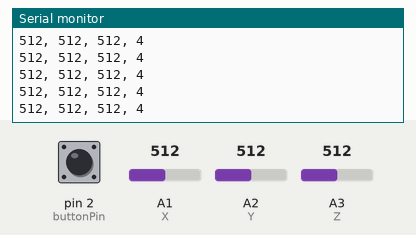
Simulated run of this sketch. Board: Arduino Uno, built with avr-gcc and run on an emulated ATmega328P. Parts: the last lines printed to the serial monitor. The test bench sets the inputs (shaded band); at power-on: A1 (X) = 512, A2 (Y) = 512, A3 (Z) = 512, pin 2 (buttonPin) HIGH. No radio packets arrive unless stated.

Above: at 1.2 s.
1.3 s: A1 (X) set to 490
At 1.34 s:
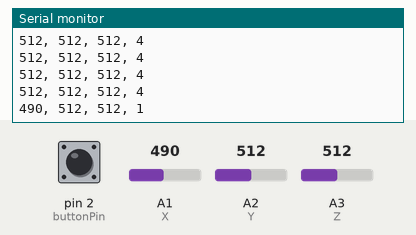
4.3 s: A2 (Y) set to 490
At 4.31 s:
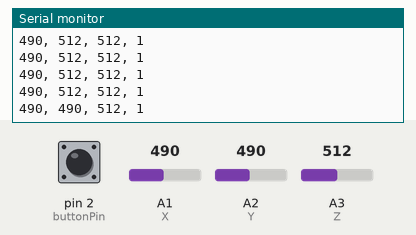
5.8 s: A3 (Z) set to 0
At 5.85 s:
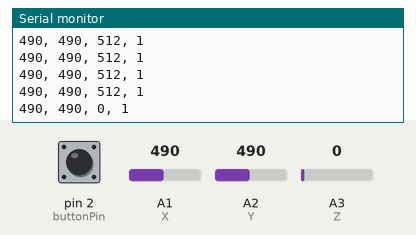
8.8 s: A1 (X) set to 510
At 8.82 s:
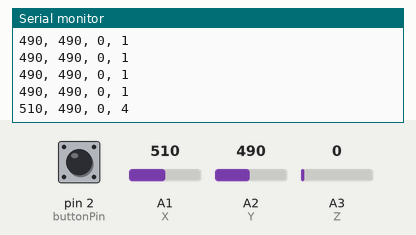
10.3 s: A3 (Z) set to 122
At 10.36 s:
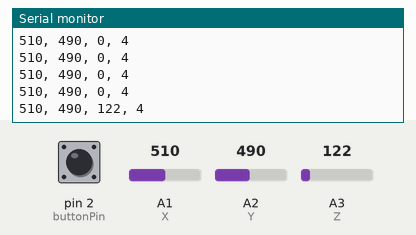
13.3 s: A2 (Y) set to 510
At 13.33 s:
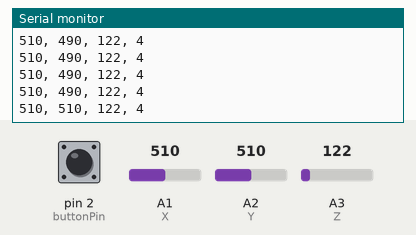
Timing chart, 0 to 15.8 s (numbered marks = the images above; inputs shaded):
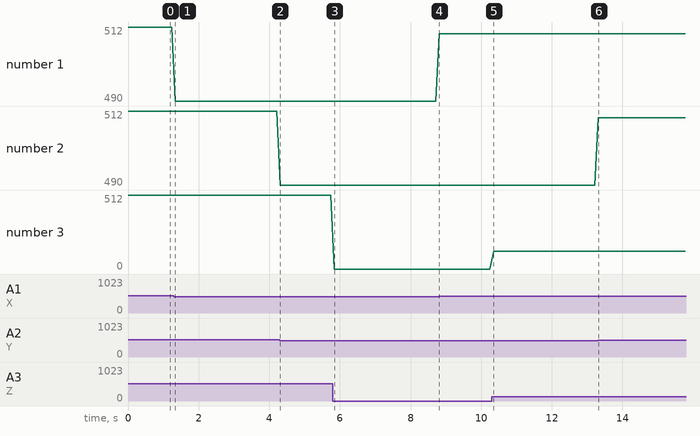

The sketch:

radio.ino
```cpp
#include <SPI.h>                                          // Подключаем библиотеку для работы с шиной SPI
#include <nRF24L01.h>                                     // Подключаем файл настроек из библиотеки RF24
#include <RF24.h>  // Подключаем библиотеку для работы с nRF24L01+

#define X A1
#define Y A2
#define Z A3
RF24           radio(9, 10);                              // Создаём объект radio для работы с библиотекой RF24, указывая номера выводов nRF24L01+ (CE, CSN)
int            data[4];

const int buttonPin = 2;

int buttonState = 0;
int speed = 0;
int direction = 0;
void setup(){
    radio.begin();                                        // Инициируем работу nRF24L01+
    radio.setChannel(6);                                  // Указываем канал передачи данных (от 0 до 127), 5 - значит передача данных осуществляется на частоте 2,405 ГГц (на одном канале может быть только 1 приёмник и до 6 передатчиков)
    radio.setDataRate     (RF24_1MBPS);                   // Указываем скорость передачи данных (RF24_250KBPS, RF24_1MBPS, RF24_2MBPS), RF24_1MBPS - 1Мбит/сек
    radio.setPALevel      (RF24_PA_HIGH);                 // Указываем мощность передатчика (RF24_PA_MIN=-18dBm, RF24_PA_LOW=-12dBm, RF24_PA_HIGH=-6dBm, RF24_PA_MAX=0dBm)
    radio.openWritingPipe (0x1234567890LL);
    Serial.begin(9600);
     pinMode(buttonPin, INPUT_PULLUP);// Открываем трубу с идентификатором 0x1234567890 для передачи данных (на одном канале может быть открыто до 6 разных труб, которые должны отличаться только последним байтом идентификатора)
}
void loop(){
  int x, y, z;
  x = analogRead(X);
  y = analogRead(Y);
  z = analogRead(Z);
    data[0] = 0;

    buttonState = digitalRead(buttonPin);// считываем показания Trema слайдера с вывода A1 и записываем их в 0 элемент массива data

    data[0] = buttonState;            // считываем показания Trema потенциометра с вывода A2 и записываем их в 1 элемент массива data


    //Serial.println(data[0]); // отправляем данные из массива data указывая сколько байт массива мы хотим отправить. Отправить данные можно с проверкой их доставки: if( radio.write(&data, sizeof(data)) ){данные приняты приёмником;}else{данные не приняты приёмником;}


     if (x > 600) {
      // go forward
      direction = 5; // 3 - Forward, 2 - backward, 1 - right, 0 - left
      speed = map(x, 520, 1023, 5, 255);

    }
    else if (x < 500) {
      // go backward
      direction = 1;
      speed = map(x, 520, 0, 5, 255);
    }
    else if (y > 600) {
      // go right
      direction = 2; // 0 - Forward, 1 - backward, 2 - right, 3 - left
      speed = 255; //map(xPosition, 520, 1023, 5, 255);
    }
    else if (y < 450) {
      // go left
      direction = 3; // 0 - Forward, 1 - backward, 2 - right, 3 - left
      speed = map(x, 520, 0, 5, 255);
    }
    else {
      direction = 4;
      speed = 0;
    }

    Serial.print(x);
    Serial.print(", ");
    Serial.print(y);
    Serial.print(", ");
    Serial.print(z);
    Serial.print(", ");
     Serial.println(direction);
    data[0] = direction;
    data[1] = speed;
    data[2] = !buttonState;
    data[3] = z;
    radio.write(&data, sizeof(data));
    delay(100);

}
```

Measured:
- after the input at 1.3 s, the serial monitor: prints a new line at once (image 1)
- after the input at 4.3 s, the serial monitor: prints a new line at once (image 2)
- after the input at 5.8 s, the serial monitor: prints a new line after 0.05 s (image 3)
- after the input at 8.8 s, the serial monitor: prints a new line at once (image 4)
- after the input at 10.3 s, the serial monitor: prints a new line after 0.05 s (image 5)
- after the input at 13.3 s, the serial monitor: prints a new line at once (image 6)
- plotted number 1: 512 → 490 after the input at 1.3 s, 490 → 510 after the input at 8.8 s
- plotted number 3: 512 → 0 after the input at 5.8 s, 0 → 122 after the input at 10.3 s
